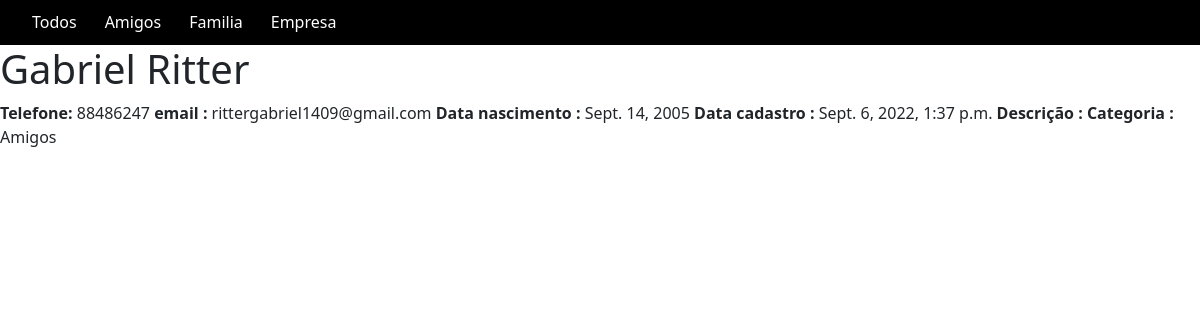
The page /1 on the database its author committed.
### contatos/models.py (models this page shows, shortened)
class Contato(models.Model):
    nome = models.CharField(max_length=30)
    sobrenome = models.CharField(max_length=150)
    telefone = models.CharField(max_length=30)
    email = models.EmailField()
    data_nascimento = models.DateField()
    data_cadastro = models.DateTimeField(default=timezone.now)
    descricao = models.TextField(blank=True)
    categoria = models.ForeignKey(Categoria, on_delete=models.DO_NOTHING)
    mostrar = models.BooleanField(default=True)

class Categoria(models.Model):
    nome = models.CharField(max_length=40)
    def __str__(self):
        return self.nome

### contatos/views.py (the view)
# urls.py: path('<int:contato_id>', views.exibir_contato, name='exibir_contato'),
def exibir_contato(request, contato_id):
    contato = get_object_or_404(Contato, id=contato_id)
    return render(request, 'contatos/exibir_contato.html', {
        'contato':contato
    })

### contatos/templates/contatos/exibir_contato.html (shortened to what this page needs)
<!doctype html>
<html lang="en">
<head>
<link href="https://cdn.jsdelivr.net/npm/bootstrap@5.2.0/dist/css/bootstrap.min.css" rel="stylesheet">
</head>
<body>
    <nav id='menu'>
  <ul>
    <li><a href='/'>Todos</a></li>
    <li><a href='/amigos/'>Amigos</a></li>
    <li><a href='/familia/'>Familia</a></li>
    <li><a href='/empresa/'>Empresa</a></li>
  </ul>
</nav>
<h1> {{contato.nome}} {{contato.sobrenome}} </h1>
        <strong>Telefone: </strong> {{contato.telefone}}
        <strong>email : </strong> {{contato.email}}
        <strong>Data nascimento : </strong> {{contato.data_nascimento}}
        <strong>Data cadastro : </strong> {{contato.data_cadastro}}
        <strong>Descrição : </strong> {{contato.descricao}}
        <strong>Categoria : </strong> {{contato.categoria}}
</body>
</html>

### contatos/templates/contatos/exibir_contato.html (style rules this page uses)
#menu { background: #000000; color: #FFF; height: 45px; padding-left: 18px; border-radius: 0px; }
#menu ul, #menu li { margin: 0 auto; padding: 0; list-style: none }
#menu ul { width: 100%; }
#menu li { float: left; display: inline; position: relative; }
#menu a { display: block; line-height: 45px; padding: 0 14px; text-decoration: none; color: #FFFFFF; font-size: 16px; }

### rows shown on the page
Contato: nome "Gabriel", sobrenome "Ritter", telefone "88486247", email "rittergabriel1409@gmail.com", data_nascimento "Sept. 14, 2005", data_cadastro "Sept. 6, 2022, 1:37 p.m.", categoria "Amigos"
